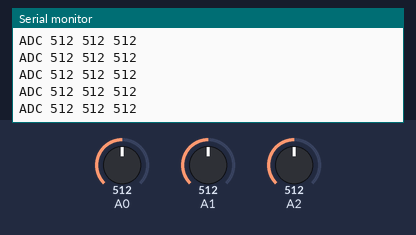
The sketch below on a simulated Arduino Uno, built with avr-gcc and run on an emulated ATmega328P. On the bench: the last lines printed to the serial monitor. Inputs (shaded band) come from the test bench; at power-on: A0 = 512, A1 = 512, A2 = 512.

Above: at 1.2 s.
1.3 s: A0 set to 716
At 1.32 s:
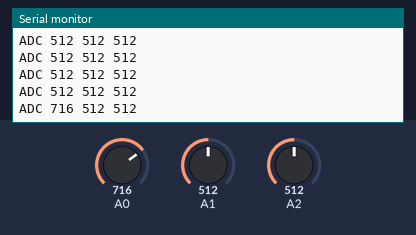
2.8 s: A1 set to 716
At 2.83 s:
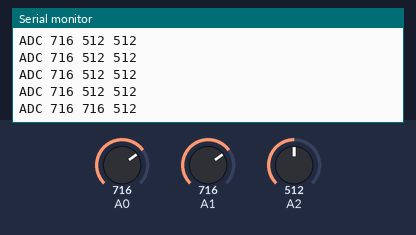
4.3 s: A2 set to 716
At 4.34 s:
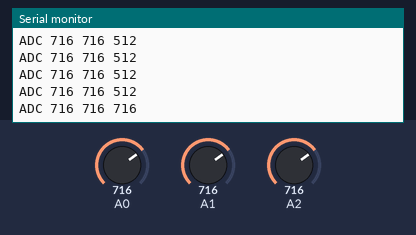
5.8 s: A0 set to 900
At 5.86 s:
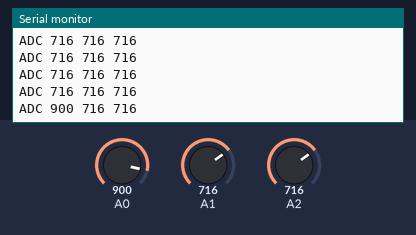
7.3 s: A1 set to 900
At 7.37 s:
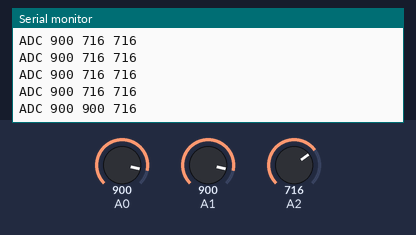
8.8 s: A2 set to 900
At 8.88 s:
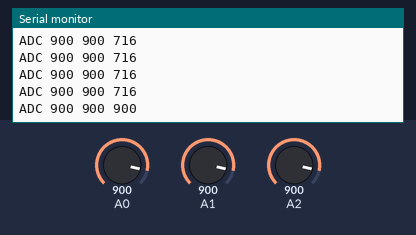
Timing chart, 0 to 11.3 s (numbered marks = the images above; inputs shaded):
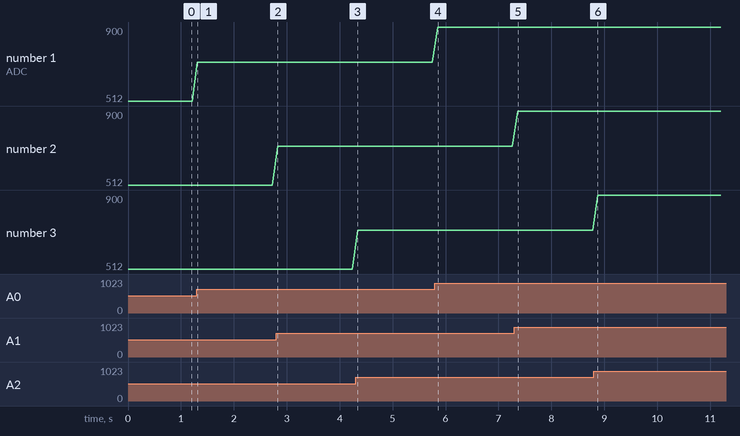

Measured:
- after the input at 1.3 s, the serial monitor: prints a new line at once (image 1)
- after the input at 2.8 s, the serial monitor: prints a new line at once (image 2)
- after the input at 4.3 s, the serial monitor: prints a new line at once (image 3)
- after the input at 5.8 s, the serial monitor: prints a new line after 0.05 s (image 4)
- after the input at 7.3 s, the serial monitor: prints a new line after 0.07 s (image 5)
- after the input at 8.8 s, the serial monitor: prints a new line after 0.08 s (image 6)
- plotted number 1: 512 → 716 after the input at 1.3 s, 716 → 900 after the input at 5.8 s

The sketch:

code.ino
```cpp
void setup() {
  Serial.begin(115200);
  pinMode(A0, INPUT);
  pinMode(A1, INPUT);
  pinMode(A2, INPUT_PULLUP);
}
void loop() {
  Serial.print("ADC "); Serial.print(analogRead(A0));
  Serial.print(' '); Serial.print(analogRead(A1));
  Serial.print(' '); Serial.println(analogRead(A2));
  delay(100);
}
```
